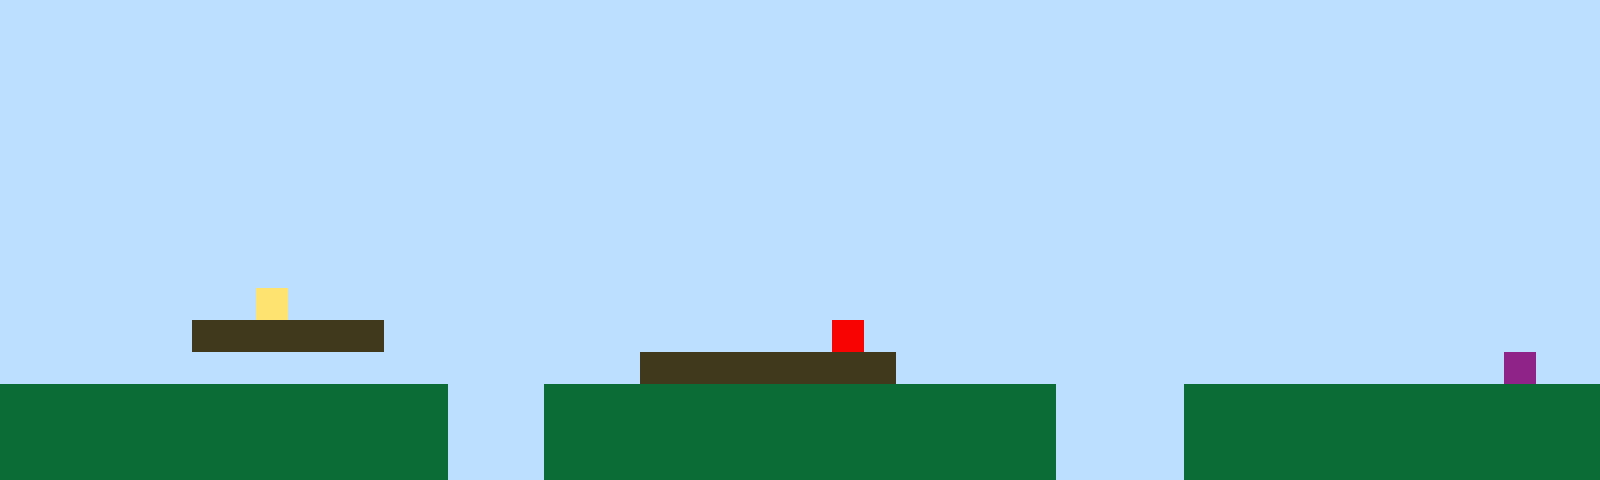

Tiled map render using the project's own tile images. Description and the whole map definition, tile-layer contents included, below:
An orthogonal 50x15 tile map with 32x32 px tiles, 1 tile layer (Tile Layer 1).

<map version="1.10" tiledversion="1.11.2" orientation="orthogonal" renderorder="right-up" width="50" height="15" tilewidth="32" tileheight="32" infinite="0" nextlayerid="2" nextobjectid="1"><editorsettings><export target="map1.csv" format="csv" /></editorsettings><tileset firstgid="1" name="sprites" tilewidth="32" tileheight="32" tilecount="6" columns="3"><image source="sprites.png" width="96" height="64" /></tileset><layer id="1" name="Tile Layer 1" width="50" height="15"><data encoding="csv">1,1,1,1,1,1,1,1,1,1,1,1,1,1,1,1,1,1,1,1,1,1,1,1,1,1,1,1,1,1,1,1,1,1,1,1,1,1,1,1,1,1,1,1,1,1,1,1,1,1,1,1,1,1,1,1,1,1,1,1,1,1,1,1,1,1,1,1,1,1,1,1,1,1,1,1,1,1,1,1,1,1,1,1,1,1,1,1,1,1,1,1,1,1,1,1,1,1,1,1,1,1,1,1,1,1,1,1,1,1,1,1,1,1,1,1,1,1,1,1,1,1,1,1,1,1,1,1,1,1,1,1,1,1,1,1,1,1,1,1,1,1,1,1,1,1,1,1,1,1,1,1,1,1,1,1,1,1,1,1,1,1,1,1,1,1,1,1,1,1,1,1,1,1,1,1,1,1,1,1,1,1,1,1,1,1,1,1,1,1,1,1,1,1,1,1,1,1,1,1,1,1,1,1,1,1,1,1,1,1,1,1,1,1,1,1,1,1,1,1,1,1,1,1,1,1,1,1,1,1,1,1,1,1,1,1,1,1,1,1,1,1,1,1,1,1,1,1,1,1,1,1,1,1,1,1,1,1,1,1,1,1,1,1,1,1,1,1,1,1,1,1,1,1,1,1,1,1,1,1,1,1,1,1,1,1,1,1,1,1,1,1,1,1,1,1,1,1,1,1,1,1,1,1,1,1,1,1,1,1,1,1,1,1,1,1,1,1,1,1,1,1,1,1,1,1,1,1,1,1,1,1,1,1,1,1,1,1,1,1,1,1,1,1,1,1,1,1,1,1,1,1,1,1,1,1,1,1,1,1,1,1,1,1,1,1,1,1,1,1,1,1,1,1,1,1,1,1,1,1,1,1,1,1,1,1,1,1,1,1,1,1,1,1,1,1,1,1,1,1,1,1,1,1,1,1,1,1,1,1,1,1,1,1,1,1,1,1,1,1,1,1,1,1,1,1,1,1,1,1,1,1,1,1,1,1,1,1,1,1,1,1,1,1,1,1,1,1,1,1,1,1,1,1,1,1,1,1,4,1,1,1,1,1,1,1,1,1,1,1,1,1,1,1,1,1,1,1,1,1,1,1,1,1,1,1,1,1,1,1,1,1,1,1,1,1,1,1,1,1,1,1,1,1,1,1,3,3,3,3,3,3,1,1,1,1,1,1,1,1,1,1,1,1,1,1,5,1,1,1,1,1,1,1,1,1,1,1,1,1,1,1,1,1,1,1,1,1,1,1,1,1,1,1,1,1,1,1,1,1,1,1,1,1,1,1,1,1,1,1,3,3,3,3,3,3,3,3,1,1,1,1,1,1,1,1,1,1,1,1,1,1,1,1,1,1,1,6,1,1,2,2,2,2,2,2,2,2,2,2,2,2,2,2,1,1,1,2,2,2,2,2,2,2,2,2,2,2,2,2,2,2,2,1,1,1,1,2,2,2,2,2,2,2,2,2,2,2,2,2,2,2,2,2,2,2,2,2,2,2,2,2,2,2,1,1,1,2,2,2,2,2,2,2,2,2,2,2,2,2,2,2,2,1,1,1,1,2,2,2,2,2,2,2,2,2,2,2,2,2,2,2,2,2,2,2,2,2,2,2,2,2,2,2,1,1,1,2,2,2,2,2,2,2,2,2,2,2,2,2,2,2,2,1,1,1,1,2,2,2,2,2,2,2,2,2,2,2,2,2</data></layer></map>
